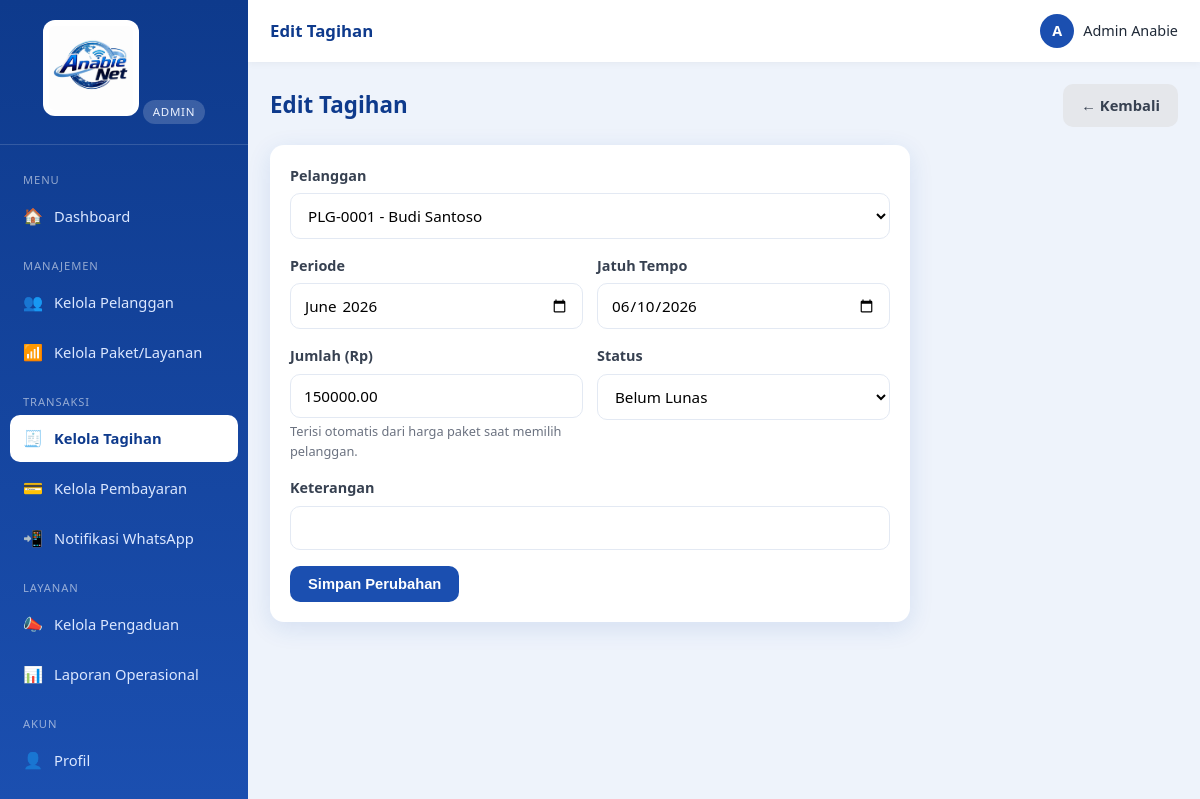
The page /index.php?r=tagihan.edit&id=2 (signed in) on the database its author committed.
### tables this page shows
CREATE TABLE `tagihan` (
  `id`           INT AUTO_INCREMENT PRIMARY KEY,
  `pelanggan_id` INT NOT NULL,
  `periode`      VARCHAR(7) NOT NULL,             
  `jumlah`       DECIMAL(12,2) NOT NULL DEFAULT 0,
  `jatuh_tempo`  DATE DEFAULT NULL,
  `status`       ENUM('belum_lunas','lunas') NOT NULL DEFAULT 'belum_lunas',
  `keterangan`   VARCHAR(255) DEFAULT NULL,
  `created_at`   TIMESTAMP DEFAULT CURRENT_TIMESTAMP,
  CONSTRAINT `fk_tagihan_pelanggan` FOREIGN KEY (`pelanggan_id`) REFERENCES `pelanggan`(`id`) ON DELETE CASCADE
);

CREATE TABLE `pelanggan` (
  `id`          INT AUTO_INCREMENT PRIMARY KEY,
  `user_id`     INT DEFAULT NULL,
  `kode`        VARCHAR(30) NOT NULL UNIQUE,
  `nama`        VARCHAR(120) NOT NULL,
  `no_hp`       VARCHAR(25) NOT NULL,
  `email`       VARCHAR(120) DEFAULT NULL,
  `alamat`      TEXT NOT NULL,
  `paket_id`    INT DEFAULT NULL,
  `status`      ENUM('aktif','isolir','nonaktif') NOT NULL DEFAULT 'aktif',
  `tgl_pasang`  DATE DEFAULT NULL,
  `created_at`  TIMESTAMP DEFAULT CURRENT_TIMESTAMP,
  CONSTRAINT `fk_pelanggan_user`  FOREIGN KEY (`user_id`)  REFERENCES `users`(`id`) ON DELETE SET NULL,
  CONSTRAINT `fk_pelanggan_paket` FOREIGN KEY (`paket_id`) REFERENCES `paket`(`id`) ON DELETE SET NULL
);

### app/lib/view.php (called while the page is built, shortened)
<?php
function render(string $view, array $data = [], array $opts = []): void
{
    extract($data, EXTR_SKIP);
    include VIEW_PATH . '/' . $view . '.php';
    include VIEW_PATH . '/partials/layout.php';
}

### app/controllers/tagihan.php (called while the page is built, shortened)
<?php
function ctl_tagihan_edit(): void
{
    $tagihan = query_one("SELECT * FROM tagihan WHERE id=?", [(int) ($_GET['id'] ?? 0)]);
    $pelanggan = query_all("SELECT p.*, pk.harga FROM pelanggan p LEFT JOIN paket pk ON pk.id=p.paket_id ORDER BY p.nama");
    render('admin/tagihan_form', compact('tagihan', 'pelanggan'),
        ['title' => 'Edit Tagihan', 'active' => 'tagihan.index']);
}

### public/index.php (called while the page is built, shortened)
<?php
require __DIR__ . '/../app/lib/db.php';
require __DIR__ . '/../app/lib/helpers.php';
require __DIR__ . '/../app/lib/view.php';
$r = $_GET['r'] ?? '';
[$handler, $roles] = $routes[$r];
call_user_func($handler);

### app/lib/db.php (called while the page is built, shortened)
<?php
function db(): PDO
{
    static $pdo = null;
    if ($pdo === null) {
        $dsn = sprintf('mysql:host=%s;port=%s;dbname=%s;charset=utf8mb4', DB_HOST, DB_PORT, DB_NAME);
        try {
            $pdo = new PDO($dsn, DB_USER, DB_PASS, [
                PDO::ATTR_ERRMODE            => PDO::ERRMODE_EXCEPTION,
                PDO::ATTR_DEFAULT_FETCH_MODE => PDO::FETCH_ASSOC,
                PDO::ATTR_EMULATE_PREPARES   => false,
            ]);
        } catch (PDOException $e) {
            http_response_code(500);
            die('Koneksi database gagal: ' . htmlspecialchars($e->getMessage()));
        }
    }
    return $pdo;
}
function query_one(string $sql, array $params = []): ?array
{
    $st = db()->prepare($sql);
    $st->execute($params);
    $row = $st->fetch();
    return $row === false ? null : $row;
}
function query_all(string $sql, array $params = []): array
{
    $st = db()->prepare($sql);
    $st->execute($params);
    return $st->fetchAll();
}

### app/lib/helpers.php (called while the page is built, shortened)
<?php
function e($v): string
{
    return htmlspecialchars((string) ($v ?? ''), ENT_QUOTES, 'UTF-8');
}
function url(string $path = ''): string
{
    return BASE_URL . '/' . ltrim($path, '/');
}
function route(string $r, array $params = []): string
{
    $qs = array_merge(['r' => $r], $params);
    return url('index.php') . '?' . http_build_query($qs);
}
function status_label(string $status): string
{
    $map = [
        'belum_lunas' => 'Belum Lunas', 'lunas' => 'Lunas',
        'aktif' => 'Aktif', 'isolir' => 'Isolir', 'nonaktif' => 'Nonaktif',
        'baru' => 'Baru', 'diproses' => 'Diproses', 'selesai' => 'Selesai',
    ];
    return $map[$status] ?? ucfirst(str_replace('_', ' ', $status));
}

### app/views/admin/tagihan_form.php (the view, shortened to what this page needs)
<?php $edit = (bool) $tagihan; ?>
<div class="page-head">
  <div><h1><?= $edit ? 'Edit' : 'Buat' ?> Tagihan</h1></div>
  <a class="btn btn-muted" href="<?= route('tagihan.index') ?>">&larr; Kembali</a>
</div>
<div class="card" style="max-width:640px">
  <form method="post" action="<?= $edit ? route('tagihan.update') : route('tagihan.store') ?>">
    <div class="form-group">
      <label>Pelanggan</label>
      <select class="form-control" name="pelanggan_id" id="pelanggan_id" required>
        <?php foreach ($pelanggan as $p): ?>
          <option value="<?= $p['id'] ?>" data-harga="<?= (int) ($p['harga'] ?? 0) ?>"
            <?= ($tagihan['pelanggan_id'] ?? '') == $p['id'] ? 'selected' : '' ?>>
            <?= e($p['kode']) ?> - <?= e($p['nama']) ?>
          </option>
        <?php endforeach; ?>
      </select>
    </div>
    <div class="form-row">
      <div class="form-group">
        <label>Periode</label>
        <input class="form-control" type="month" name="periode" required value="<?= e($tagihan['periode'] ?? date('Y-m')) ?>">
      </div>
      <div class="form-group">
        <label>Jatuh Tempo</label>
        <input class="form-control" type="date" name="jatuh_tempo" value="<?= e($tagihan['jatuh_tempo'] ?? date('Y-m-10')) ?>">
      </div>
    </div>
    <div class="form-row">
      <div class="form-group">
        <label>Jumlah (Rp)</label>
        <input class="form-control" type="number" min="0" step="1000" name="jumlah" id="jumlah" required value="<?= e($tagihan['jumlah'] ?? 0) ?>">
        <p class="form-hint">Terisi otomatis dari harga paket saat memilih pelanggan.</p>
      </div>
      <div class="form-group">
        <label>Status</label>
        <select class="form-control" name="status">
          <?php foreach (['belum_lunas','lunas'] as $s): ?>
            <option value="<?= $s ?>" <?= ($tagihan['status'] ?? 'belum_lunas') === $s ? 'selected' : '' ?>><?= status_label($s) ?></option>
          <?php endforeach; ?>
        </select>
      </div>
    </div>
    <div class="form-group">
      <label>Keterangan</label>
      <input class="form-control" name="keterangan" value="<?= e($tagihan['keterangan'] ?? '') ?>">
    </div>
    <button class="btn btn-primary" type="submit"><?= $edit ? 'Simpan Perubahan' : 'Simpan' ?></button>
  </form>
</div>

### public/assets/css/style.css (style rules this page uses)
:root { --primary:#1b4fb0; --primary-dark:#0e3a8c; --primary-light:#3b82f6; --accent:#22a7f0; --bg:#eef3fb; --surface:#ffffff; --text:#1f2937; --muted:#6b7280; --border:#e3e9f3; --success:#16a34a; --danger:#dc2626; --warning:#d97706; --info:#0284c7; --shadow:0 6px 24px rgba(27,79,176,.12); --radius:14px; --sidebar-w:248px; }
* { box-sizing:border-box;margin:0;padding:0 }
html,body { height:100% }
body { font-family:'Segoe UI',Roboto,Helvetica,Arial,sans-serif; background:var(--bg); color:var(--text); line-height:1.55; font-size:15px; }
a { color:var(--primary);text-decoration:none }
.form-group { margin-bottom:16px;text-align:left }
.form-group label { display:block;font-weight:600;margin-bottom:6px;font-size:.9rem;color:#374151 }
.form-control,select.form-control,textarea.form-control { width:100%;padding:11px 13px;border:1px solid var(--border);border-radius:10px; font-size:.95rem;font-family:inherit;background:#fff;transition:border .15s,box-shadow .15s; }
.form-row { display:flex;gap:14px;flex-wrap:wrap }
.form-row .form-group { flex:1;min-width:180px }
.form-hint { font-size:.8rem;color:var(--muted);margin-top:4px }
.btn { display:inline-flex;align-items:center;gap:7px;justify-content:center; padding:10px 18px;border:none;border-radius:10px;font-size:.92rem;font-weight:600; cursor:pointer;transition:transform .05s,filter .15s;text-decoration:none; }
.btn-primary { background:var(--primary);color:#fff }
.btn-muted { background:#e5e7eb;color:#374151 }
.card { background:var(--surface);border-radius:var(--radius);box-shadow:var(--shadow);padding:20px;margin-bottom:20px }
.page-head { display:flex;align-items:center;justify-content:space-between;gap:12px;flex-wrap:wrap;margin-bottom:18px }
.page-head h1 { font-size:1.4rem;color:var(--primary-dark) }

### rows shown on the page
tagihan: pelanggan_id "PLG-0001 - Budi Santoso", periode "2026-06", jatuh_tempo "06/10/2026", jumlah "150000.00"

### other values the page prints
role_label($role) "ADMIN"
$group "MENU"
$ico "🏠"
$label "Dashboard"
$group "MANAJEMEN"
$ico "👥"
$label "Kelola Pelanggan"
$ico "📶"
$label "Kelola Paket/Layanan"
$group "TRANSAKSI"
$ico "🧾"
$label "Kelola Tagihan"
$ico "💳"
$label "Kelola Pembayaran"
$ico "📲"
